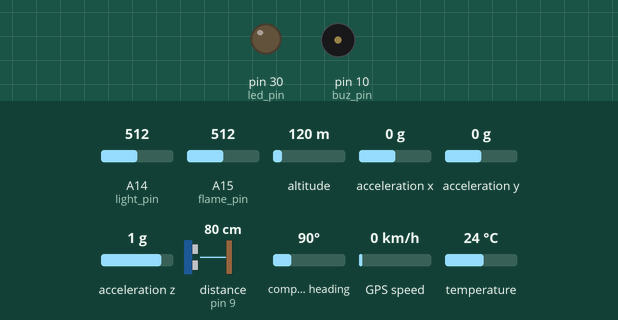
Recording of a sketch running on a simulated Arduino Mega 2560, built with avr-gcc and run on an emulated ATmega2560. On the bench: output pins drawn as LEDs (lit = HIGH), buzzer (waves = sounding). Wiring (inferred from the names in the program): ultrasonic range finder: trigger pin 8; echo pin 9. The inputs (shaded band) are chosen by the test bench; at power-on: acceleration x 0 g, A14 (light_pin) = 512, A15 (flame_pin) = 512, altitude 120 m, acceleration y 0 g, acceleration z 1 g, distance to the obstacle (sensor on pin 9) 80 cm, compass heading 90°, GPS speed 0 km/h, temperature 24 °C. The echo pulse lasts 58.3 µs per cm; the GPS gets a fix after 3 s at 37.7749, -122.4194 with 8 satellites; pins used as bus, display or sensor lines are not drawn; what the sketch prints to the serial monitor is not drawn.

Above: at 1.2 s.
1.3 s: acceleration x set to -0.7 g
5.5 s: acceleration x set to -1 g
At 6.6 s:
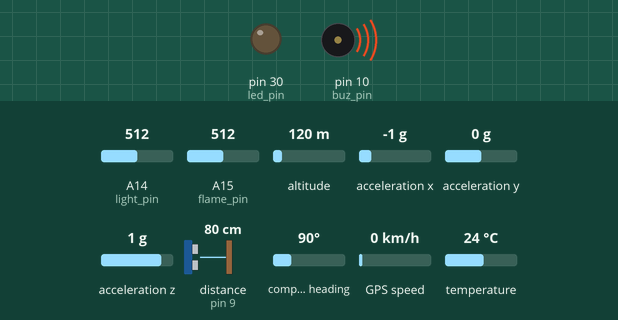
Timing chart, 0 to 8.5 s (numbered marks = the images above; inputs shaded):
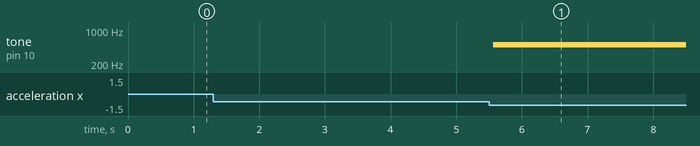

The sketch:

accident_detection.ino
```cpp
//IMU e comunicazione seriale
#include "I2Cdev.h"
#include "MPU6050.h"

// Arduino Wire library is required if I2Cdev I2CDEV_ARDUINO_WIRE implementation
// is used in I2Cdev.h
#if I2CDEV_IMPLEMENTATION == I2CDEV_ARDUINO_WIRE
    #include "Wire.h"
#endif

//Importazione dei moduli necessari
//GPS ublox Neo-6m
#include "TinyGPS++.h"

#define DEBUG 0
#define CALIBRATION 0
#define DEBUG_SERIAL if(DEBUG)Serial


MPU6050 accelgyro;
TinyGPSPlus gps;

void(* reboot) (void) = 0;  //Funzione che permette il riavvio


//Pin utilizzati
//Il modulo GPS usa la Serial1 per comunicare -> Rx1 = 19 e Tx1 = 18
#define MPU_ADD 0x68        //  I2C address of the GY-521
#define flame_pin A15       //  Input pin per la lettura del flame sensor
#define light_pin A14       //  Input pin per la lettura del light sensor
#define trigger_pin 8       //  Output pin trigger ultrasonic
#define echo_pin 9          //  Input pin per la ricezione del trigger
#define buz_pin 10          //  Output pin del buzzer
#define led_pin 30          //  Output pin del led di segnalazione incidente

//Variabile usata per controllare i dati a intervalli regolari
unsigned long prev_millis, fire_millis, position_millis;

//Variabili ultrasonic
long time_passed;   //  Tempo che impieghera' il suono a percorrere una certa distanza
long distance;      //  La distanza che ha percorso il suono
int flame_val;      //  Valore del flame sensor
int light_val;      //  Valore del light sensor

//Variabili accelerometro
float AcX, AcY, AcZ, Tmp;            //  Varaibli per la lettura dall'IMU
float Roll, Pitch;                   //  Angoli di rotazione (Pitch -> asse Y Roll -> asse X)
float prec_acx, prec_acy, prec_acz;  //  Variabili utilizzata per il controllo degli incidenti laterali

int ser_state, f_ser_state;
bool frontal, tilt, fire, fall, detection;

//Struttura dati contenente le soglie di attivazione
struct threshold_t {
  int distance;
  int tilt;
  float fall;
}threshold;


void setup()  {
  //Serial1 usata per la comunicazione con il modulo gps 9600 freq. di default
  Serial1.begin(9600);
  //Serial usata per la comunicazione con il cavo usb
  Serial.begin(9600);

  //Inizializzazione dell'accelerometro
  Wire.begin();
  accelgyro.setSleepEnabled(false);
	accelgyro.initialize();
  setup_imu();

  //Pin setup
  pinMode(flame_pin, INPUT);
  pinMode(light_pin, INPUT);
  pinMode(trigger_pin, OUTPUT);
  pinMode(echo_pin, INPUT);
  pinMode(buz_pin, OUTPUT);
  pinMode(led_pin, OUTPUT);

  digitalWrite(echo_pin, LOW);
  digitalWrite(trigger_pin, LOW);
  digitalWrite(led_pin, LOW);
  noTone(buz_pin);

  time_passed = distance = Pitch = Roll = ser_state = f_ser_state = 0;
  prev_millis = fire_millis = position_millis = millis();
  frontal = tilt = fire = fall = detection = false;

  //Soglie di attivazioni, devono essere modificate per funzionare in casi reali
  threshold.tilt = 40;
  threshold.fall = 0.01;
  threshold.distance = 2;
}

/*
 * In questa funzione avviene un campionamento dei dati ogni 200ms (5Hz)
 * vengono letti i dati del sensore ultrasonic e dell'imu, la lettura dei dati
 * deve avvenire con un periodo superiore ai 50ms altrimenti ci sarebbero interferenze
 * nei segnali del sensore di prossimità.
 * Per quanto riguarda i dati relativi all'intensità luminosa e la presenza di fiamme,
 * questi vengono campionati a una frequenza di 0.5Hz perchè i cambiamenti sono più lenti.
 * Vengono poi inviati tramite seriale al bridge che li analizza e verifica se è presente
 * un'incendio.
 * Viene poi chiamata una funzione di controllo che verifica i parametri per controllare
 * la presenza di incidenti.
 */
void loop(){
  if(millis() - prev_millis > 100){
    prev_millis = millis();
    update_ultrasonic_data();
    update_imu_data();

    if(millis() - fire_millis > 2000){
      fire_millis = millis();
      update_flame_light_data();
      send_flame_light_temp_data();
      delay(70);
    }

    if(millis() - position_millis > 60000){
      position_millis = millis();
      while(!update_gps_data() && !(millis() - position_millis > 5000)){}
      if(gps.time.isValid()){
        send_position_data();
        delay(1000);
        if(near_accident_led()){
          digitalWrite(led_pin, HIGH);
        }
        else{
          digitalWrite(led_pin, LOW);
        }
      }
   }

    if(check_parameters()){
      if(DEBUG){
        while(!update_gps_data()){}
        print_all();
        tone(buz_pin, 500);
        delay(500);
        noTone(buz_pin);
        reset_fun();
        delay(5000);
      }
      else{
        accident_detected();
      }
    }
  }
}

/*
 * Funzione che viene eseguita per l'analisi dei valori dei sensori,
 * determina se è avvenuto un incidente e di che tipo è l'incidente.
 * Se presenti, legge i dati sulla seriale e se riceve la stringa 'FIRE'
 * viene segnalato
 */
bool check_parameters(){
  //Incidente frontale o tamponamento
  if(distance <= threshold.distance)  frontal = true;

  //Caduta libera
  if(AcZ + AcX + AcY < threshold.fall) fall = true;

  //Rilevazione di ribaltamento
  if(Roll >= threshold.tilt || AcZ < -threshold.fall*30) tilt = true;

  //Incidente laterale
  if(AcX - prec_acx > 1.2) detection = true;

  //Tamponamento subito
  if(AcY - prec_acy > 1.2) detection = true;

  //Controllo se è stato rilevato un fuoco
  fire = fire_read();

  prec_acx = AcX;
  prec_acy = AcY;
  prec_acz = AcZ;

  return (frontal | tilt | fall | fire | detection);
}

/*
 * Funzione che segnala l'incidente al bridge:
 * - Leggo i dati dal modulo GPS finchè non ottengo dati validi
 * - Invio tutti i dati (posizione, dati della vettura)
 * - Aspetto che il bridge confermi la ricezione dei dati, altrimenti continuo a inviarli ad intervalli di 10 secondi
 * - Resetto le variabili
 */
void accident_detected(){
  tone(buz_pin, 500);
  while(!update_gps_data()){}
  send_data();
  //Aspetto 500ms per dare il tempo al bridge di rispondere
  delay(500);
  //Controllo che il bridge abbia ricevuto i dati
  bridge_ack();
  noTone(buz_pin);
  //INCIDENTE SEGNALATO E RICEVUTO CORRETTAMENTE ASPETTO RESET
  delay(60000*10); //aspetto 10 minuti
  reset_fun();
}

/*
 * Funzione di reset delle variabili dopo la segnalazione di un incidente
 */
void reset_fun(){
  frontal = tilt = fire = fall = detection = false;
  ser_state = f_ser_state = 0;
  prec_acx = prec_acy = prec_acz = 0;
}
```

calibration.ino
```cpp
int buffersize = 1000; //Numero di letture, più è alto e più ottengo precisione, ma sarà più lento il processo di calibrazione (default:1000)
int acel_deadzone = 8; //Errore di tolleranza per l'accelerometro, più è basso più si ottiene precisione, ma può non convergere (default:8)
int giro_deadzone = 1; //Errore di tolleranza per il giroscopio, più è basso più si ottiene precisione, ma può non convergere (default:1)

int16_t ax, ay, az, gx, gy, gz;

int mean_ax, mean_ay, mean_az, mean_gx, mean_gy, mean_gz, state = 0;
int ax_offset, ay_offset, az_offset, gx_offset, gy_offset, gz_offset;

void meansensors(){
	long i = 0, buff_ax = 0, buff_ay = 0, buff_az = 0, buff_gx = 0, buff_gy = 0, buff_gz = 0;

	while (i < (buffersize + 101))
	{
		// read raw accel/gyro measurements from device
		accelgyro.getMotion6(&ax, &ay, &az, &gx, &gy, &gz);

		if (i > 100 && i <= (buffersize + 100))
		{ //First 100 measures are discarded
			buff_ax = buff_ax + ax;
			buff_ay = buff_ay + ay;
			buff_az = buff_az + az;
			buff_gx = buff_gx + gx;
			buff_gy = buff_gy + gy;
			buff_gz = buff_gz + gz;
		}
		if (i == (buffersize + 100))
		{
			mean_ax = buff_ax / buffersize;
			mean_ay = buff_ay / buffersize;
			mean_az = buff_az / buffersize;
			mean_gx = buff_gx / buffersize;
			mean_gy = buff_gy / buffersize;
			mean_gz = buff_gz / buffersize;
		}
		i++;
		delay(2); //Needed so we don't get repeated measures
	}
}

void calibration()
{
	ax_offset = -mean_ax / 8;
	ay_offset = -mean_ay / 8;
	az_offset = (16384 - mean_az) / 8;

	gx_offset = -mean_gx / 4;
	gy_offset = -mean_gy / 4;
	gz_offset = -mean_gz / 4;
	while (1)
	{
		int ready = 0;
		accelgyro.setXAccelOffset(ax_offset);
		accelgyro.setYAccelOffset(ay_offset);
		accelgyro.setZAccelOffset(az_offset);

		accelgyro.setXGyroOffset(gx_offset);
		accelgyro.setYGyroOffset(gy_offset);
		accelgyro.setZGyroOffset(gz_offset);

		meansensors();
		DEBUG_SERIAL.print("... ");

		if (abs(mean_ax) <= acel_deadzone)
			ready++;
		else
			ax_offset = ax_offset - mean_ax / acel_deadzone;

		if (abs(mean_ay) <= acel_deadzone)
			ready++;
		else
			ay_offset = ay_offset - mean_ay / acel_deadzone;

		if (abs(16384 - mean_az) <= acel_deadzone)
			ready++;
		else
			az_offset = az_offset + (16384 - mean_az) / acel_deadzone;

		if (abs(mean_gx) <= giro_deadzone)
			ready++;
		else
			gx_offset = gx_offset - mean_gx / (giro_deadzone + 1);

		if (abs(mean_gy) <= giro_deadzone)
			ready++;
		else
			gy_offset = gy_offset - mean_gy / (giro_deadzone + 1);

		if (abs(mean_gz) <= giro_deadzone)
			ready++;
		else
			gz_offset = gz_offset - mean_gz / (giro_deadzone + 1);

		if (ready == 6)
			break;
	}
}


void mpu_init(){
	Serial.println("\nMPU6050 Calibration");
	delay(2000);
	Serial.println("\nYour MPU6050 should be placed in horizontal position.\n");
	delay(3000);
	// verify connection
	Serial.println(accelgyro.testConnection() ? "MPU6050 connection successful" : "MPU6050 connection failed");
	delay(1000);

	// reset offsets
	accelgyro.setXAccelOffset(0);
	accelgyro.setYAccelOffset(0);
	accelgyro.setZAccelOffset(0);
	accelgyro.setXGyroOffset(0);
	accelgyro.setYGyroOffset(0);
	accelgyro.setZGyroOffset(0);

	while (true){
		if (state == 0){
			Serial.println("\nReading sensors for first time...");
			meansensors();
			state++;
			delay(1000);
		}

		if (state == 1){
			Serial.print("\nCalculating offsets... ");
			calibration();
			state++;
			delay(1000);
		}

		if (state == 2){
			meansensors();
			Serial.println("\nFINISHED!");
			Serial.print("\nSensor readings with offsets:\t");
			Serial.print(mean_ax);
			Serial.print("\t");
			Serial.print(mean_ay);
			Serial.print("\t");
			Serial.print(mean_az);
			Serial.print("\t");
			Serial.print(mean_gx);
			Serial.print("\t");
			Serial.print(mean_gy);
			Serial.print("\t");
			Serial.println(mean_gz);
      Serial.print("Your offsets:\t");
      Serial.print(ax_offset);
      Serial.print("\t");
      Serial.print(ay_offset);
      Serial.print("\t");
      Serial.print(az_offset);
      Serial.print("\t");
      Serial.print(gx_offset);
      Serial.print("\t");
      Serial.print(gy_offset);
      Serial.print("\t");
      Serial.println(gz_offset);
      Serial.print("\nSalva i dati e impostali nel file calibration, nella funzione setup_imu() ");
      while(true){};
		}
	}
}

void setup_imu(){
  Wire.setWireTimeout(3000,true); //https://www.fpaynter.com/2020/07/i2c-hangup-bug-cured-miracle-of-miracles-film-at-11/
  Wire.clearWireTimeoutFlag();
  if(!accelgyro.testConnection()){
    DEBUG_SERIAL.println("ERROR CONNETCING TO IMU: CHECK WIRING");
    DEBUG_SERIAL.println("TRYING REBOOTING..");
    reboot();
  }
  else{
    if(!CALIBRATION){
      //Default setting dopo diverse calibrazioni
      accelgyro.setXAccelOffset(2643);
      accelgyro.setYAccelOffset(752);
      accelgyro.setZAccelOffset(1675);
      accelgyro.setXGyroOffset(29);
      accelgyro.setYGyroOffset(28);
      accelgyro.setZGyroOffset(35);
    }
    else{
      //Funzione di calibrazione dell'IMU
      mpu_init();
    }
  }
}
```

print_information.ino
```cpp
void print_gps_data(){
  DEBUG_SERIAL.print("Lat = ");
  DEBUG_SERIAL.print(gps.location.lat(), 6);
  DEBUG_SERIAL.print(" | Lng = ");
  DEBUG_SERIAL.println(gps.location.lng(), 6);

  DEBUG_SERIAL.print(gps.date.day());
  DEBUG_SERIAL.print("/");
  DEBUG_SERIAL.print(gps.date.month());
  DEBUG_SERIAL.print("/");
  DEBUG_SERIAL.println(gps.date.year());

  DEBUG_SERIAL.print(gps.time.hour());
  DEBUG_SERIAL.print(":");
  DEBUG_SERIAL.print(gps.time.minute());
  DEBUG_SERIAL.print(":");
  DEBUG_SERIAL.println(gps.time.second());
}

void print_imu_data(){
  DEBUG_SERIAL.print("AcX = " + String(AcX));
  DEBUG_SERIAL.print(" | AcY = " + String(AcY));
  DEBUG_SERIAL.print(" | AcZ = " + String(AcZ));
  DEBUG_SERIAL.print(" | Tmp = " + String(Tmp));
  DEBUG_SERIAL.print(" | Roll = " + String(Roll));
  DEBUG_SERIAL.println(" | Pitch = " + String(Pitch));
}


void print_flame_light_data(){
  DEBUG_SERIAL.print("Flame = " + String(flame_val));
  DEBUG_SERIAL.println(" | Light = " + String(light_val));
}

void print_ultrasonic_data(){
  DEBUG_SERIAL.println("Distance = " + String(distance));
}

void print_all(){
  DEBUG_SERIAL.println();
  print_value();
  print_gps_data();
  print_imu_data();
  print_flame_light_data();
  print_ultrasonic_data();
}

void plotter_imu_data(){
  DEBUG_SERIAL.print(AcX);
  DEBUG_SERIAL.print(",");
  DEBUG_SERIAL.print(AcY);
  DEBUG_SERIAL.print(",");
  DEBUG_SERIAL.println(AcZ);
}

void print_value(){
  DEBUG_SERIAL.print("Frontal = ");
  DEBUG_SERIAL.print(frontal);
  DEBUG_SERIAL.print(" | Fire = ");
  DEBUG_SERIAL.print(fire);
  DEBUG_SERIAL.print(" | Tilt = ");
  DEBUG_SERIAL.print(tilt);
  DEBUG_SERIAL.print(" | Fall = ");
  DEBUG_SERIAL.print(fall);
  DEBUG_SERIAL.print(" | Detection = ");
  DEBUG_SERIAL.print(detection);
  DEBUG_SERIAL.println();
}
```

read_data.ino
```cpp
void update_imu_data(){
  int16_t acx = accelgyro.getAccelerationX();
  int16_t acy = accelgyro.getAccelerationY();
  int16_t acz = accelgyro.getAccelerationZ();
  int16_t tmp = accelgyro.getTemperature();

  //Normalizing data
  float alpha = 0.5;
  float X = acx * alpha + (acx * (1.0 - alpha));
  float Y = acy * alpha + (acy * (1.0 - alpha));
  float Z = acz * alpha + (acz * (1.0 - alpha));

  AcX = (float)acx / 16384.0;
  AcY = (float)acy / 16384.0;
  AcZ = (float)acz / 16384.0;
  Tmp = tmp / 340.00 + 36.53;

  //Calcolo rotazioni su asse X e Y
  Roll = abs((atan2(X, sqrt(Y*Y + Z*Z)) * 180.0) / M_PI);
  Pitch = abs((atan2(Y, sqrt(X*X + Z*Z)) * 180.0) / M_PI);
}

void update_flame_light_data(){
  flame_val = map(analogRead(flame_pin), 0, 1024, 1024, 0);
  light_val = analogRead(light_pin);
}

bool update_gps_data(){
  //Finchè ci sono dati sulla seriale li leggo
  while (Serial1.available() > 0){
    gps.encode(Serial1.read());
    if(gps.date.isValid() && gps.location.isValid() && gps.time.isValid() && gps.time.age() < 1000){
      //Quando sono riuscito a leggere correttamente i dati esco
      return true;
    }
  }
  return false;
}

void update_ultrasonic_data(){
  //Invio un impulso HIGH sul pin del trigger
  digitalWrite(trigger_pin, HIGH);
  //lo lascio al valore HIGH per 10 microsecondi
  delayMicroseconds(10);
  //lo riporto allo stato LOW
  digitalWrite(trigger_pin, LOW);

  //ottengo il numero di microsecondi per i quali il PIN echo e' rimasto allo stato HIGH
  //per fare questo utilizzo la funzione pulseIn()
  time_passed = pulseIn(echo_pin, HIGH);

  // La velocita' del suono e' di 340 metri al secondo, o 29 microsecondi al centimetro.
  // il nostro impulso viaggia in andata e ritorno, quindi per calcoalre la distanza
  // tra il sensore e il nostro ostacolo occorre fare:
  distance = time_passed / 58.3;
}
```

send_data.ino
```cpp
/*
 * Funzione che invia i dati relativi all'incidente se vienen rilevato
 * Questa funzione invia un pacchetto dati sulla seriale al bridge con i sequenti dati:
 * - LAT e LNG
 * - DATA e ORA
 * - Tipo di incidente
 * - Temperatura del veiocolo
 * - Targa
 */
void send_data(){
  uint32_t hour_tmp = gps.time.value();
  uint32_t date_tmp = gps.date.value();
  float lat_tmp = gps.location.lat();
  float lng_tmp = gps.location.lng();
  byte * lat = (byte *) &lat_tmp;
  byte * lng = (byte *) &lng_tmp;
  byte * hour = (byte *) &hour_tmp;
  byte * date = (byte *) &date_tmp;
  byte * tmp = (byte *) &Tmp;
  char license_plate[] = "AA111AA";

  Serial.write(0x7F);
  Serial.write(0x1F);
  //Latitutine
  Serial.write(lat[0]);
  Serial.write(lat[1]);
  Serial.write(lat[2]);
  Serial.write(lat[3]);
  //Longitudine
  Serial.write(lng[0]);
  Serial.write(lng[1]);
  Serial.write(lng[2]);
  Serial.write(lng[3]);
  //Ora
  Serial.write(hour[0]);
  Serial.write(hour[1]);
  Serial.write(hour[2]);
  Serial.write(hour[3]);
  //Data
  Serial.write(date[0]);
  Serial.write(date[1]);
  Serial.write(date[2]);
  Serial.write(date[3]);
  //Frontal
  Serial.write(int(frontal));
  //Tilt
  Serial.write(int(tilt));
  //Fire
  Serial.write(int(fire));
  //Free Fall
  Serial.write(int(fall));
  //Temperature
  Serial.write(tmp[0]);
  Serial.write(tmp[1]);
  Serial.write(tmp[2]);
  Serial.write(tmp[3]);
  //Targa
  for (uint8_t i = 0; i < sizeof(license_plate) - 1; i++) {
    Serial.write(license_plate[i]);
  }
  Serial.write(0x7E);
}


/*
 * Funzione che i invia i dati relativi agli incidendi, i dati del
 * flame sensor e del photoresistor vengono mappati per permettere
 * un'invio corretto dei dati, e infine viene inviata la temperatura
 * come uint8_t e un ulteriore byte per segnalare se la temperatura
 * è negativa
 */
void send_flame_light_temp_data(){
  uint8_t flame = map(flame_val, 0, 1024, 0, 253);
  uint8_t light = map(light_val, 0, 1024, 0, 253);
  uint8_t temp = abs(int(Tmp));
  uint8_t data[] = {0xFE, 0x04, flame, light, temp, 0x00, 0xFF};
  if(Tmp < 0){
    data[5] = 0x01;
  }
  for (uint8_t i = 0; i < sizeof(data); i++) {
    Serial.write(data[i]);
  }
}


/*
 * Funzione che invia dati relativi alla posizione e alla velocità
 * della vettura per evrificare se sono presenti incidenti nelle vicinanze
 */
void send_position_data(){
  float lat_tmp = gps.location.lat();
  float lng_tmp = gps.location.lng();
  uint8_t car_speed = gps.speed.kmph();
  byte * lat = (byte *) &lat_tmp;
  byte * lng = (byte *) &lng_tmp;

  Serial.write(0xFD);
  Serial.write(0x09);

  //Latitudine
  Serial.write(lat[0]);
  Serial.write(lat[1]);
  Serial.write(lat[2]);
  Serial.write(lat[3]);
  //Longitudine
  Serial.write(lng[0]);
  Serial.write(lng[1]);
  Serial.write(lng[2]);
  Serial.write(lng[3]);
  //Velocità
  Serial.write(car_speed);


  Serial.write(0xFC);
  //Ragionevole pensare che le coordinate non siano 255 e 253
}
```

Source omitted: serial_read.ino (1308 bytes)

Measured:
- the behaviour switches between -0.8 and -0.9 g on acceleration x (found by bisection; images 0 and 1)
- after the input at 1.3 s, every drawn part: stays the same
- after the input at 5.5 s, tone on pin 10 (buz_pin): silent → 500 Hz after 0.06 s
